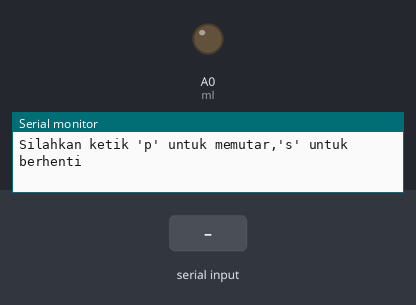
Recording of a sketch running on a simulated Arduino Uno, built with avr-gcc and run on an emulated ATmega328P. On the bench: output pins drawn as LEDs (lit = HIGH), the last lines printed to the serial monitor. The inputs (shaded band) are chosen by the test bench.

Above: at 1.2 s.
1.3 s: "s" received over Serial
At 2.7 s:
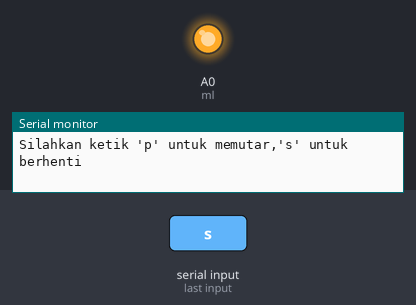
3.8 s: "w" received over Serial
At 5.8 s:
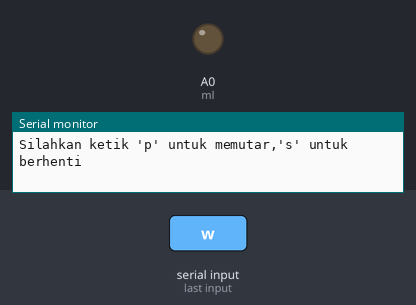
Timing chart, 0 to 7.3 s (numbered marks = the images above; inputs shaded):
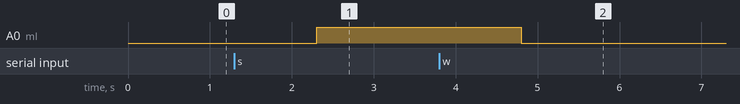

The sketch:

Modul_Bluetooth.ino
```cpp
int ml=A0;
int h=255;
int l=0;
String motion;

void setup() {
 Serial.begin(9600);
 pinMode(ml,OUTPUT);
}

void loop() {
 Serial.println("Silahkan ketik 'p' untuk memutar,'s' untuk berhenti");
 while(Serial.available()==0){  }

 motion=Serial.readString();
 if(motion=="w"){
  analogWrite(ml,l);
 }

 if(motion=="s"){
  analogWrite(ml,h);
 }
}
```

Measured:
- after the input at 1.3 s, A0 (ml): LOW → HIGH after 1.0 s
- after the input at 3.8 s, A0 (ml): HIGH → LOW after 1.0 s
